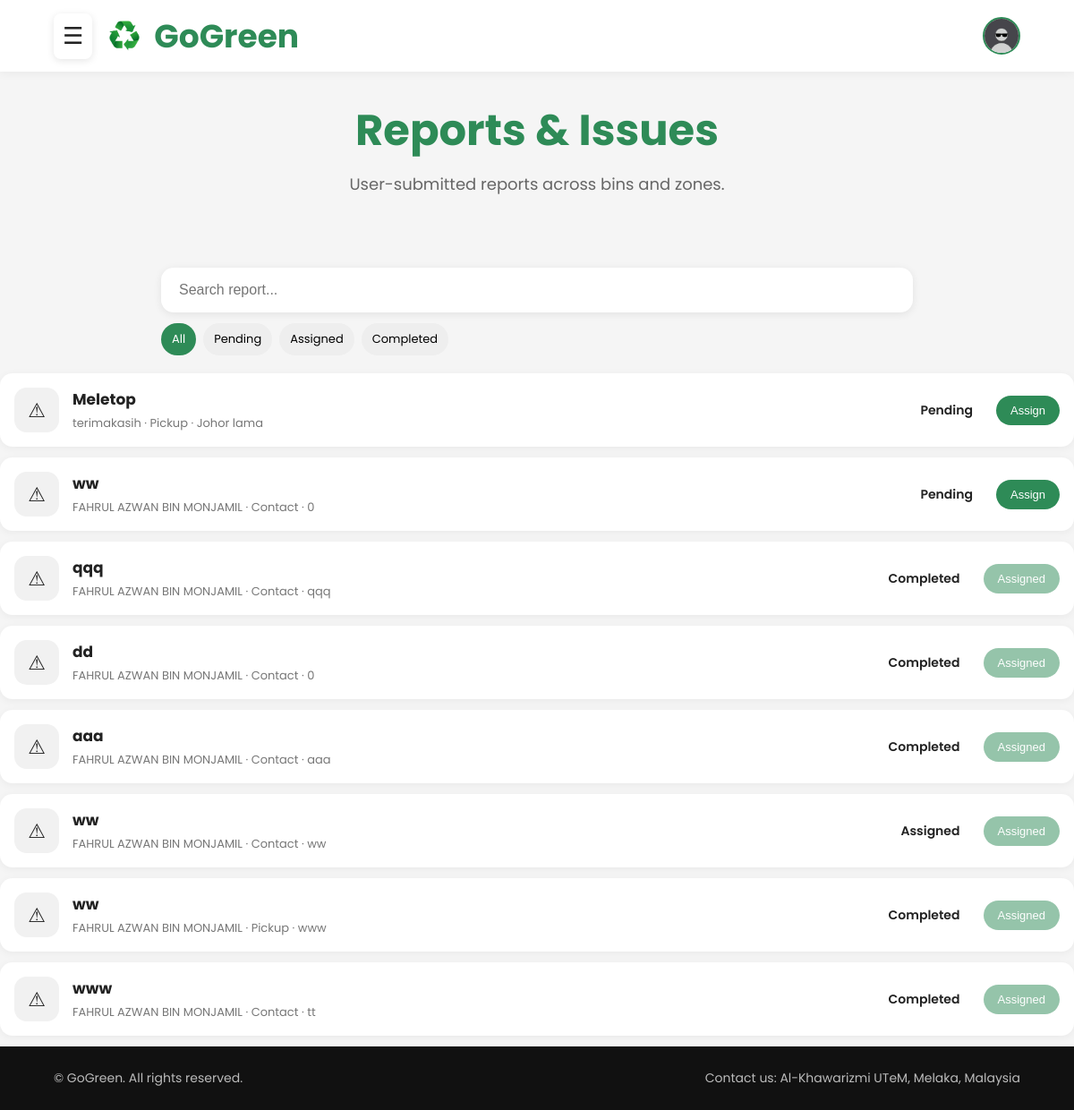
Before: /Admin/reports.php with the older database file.
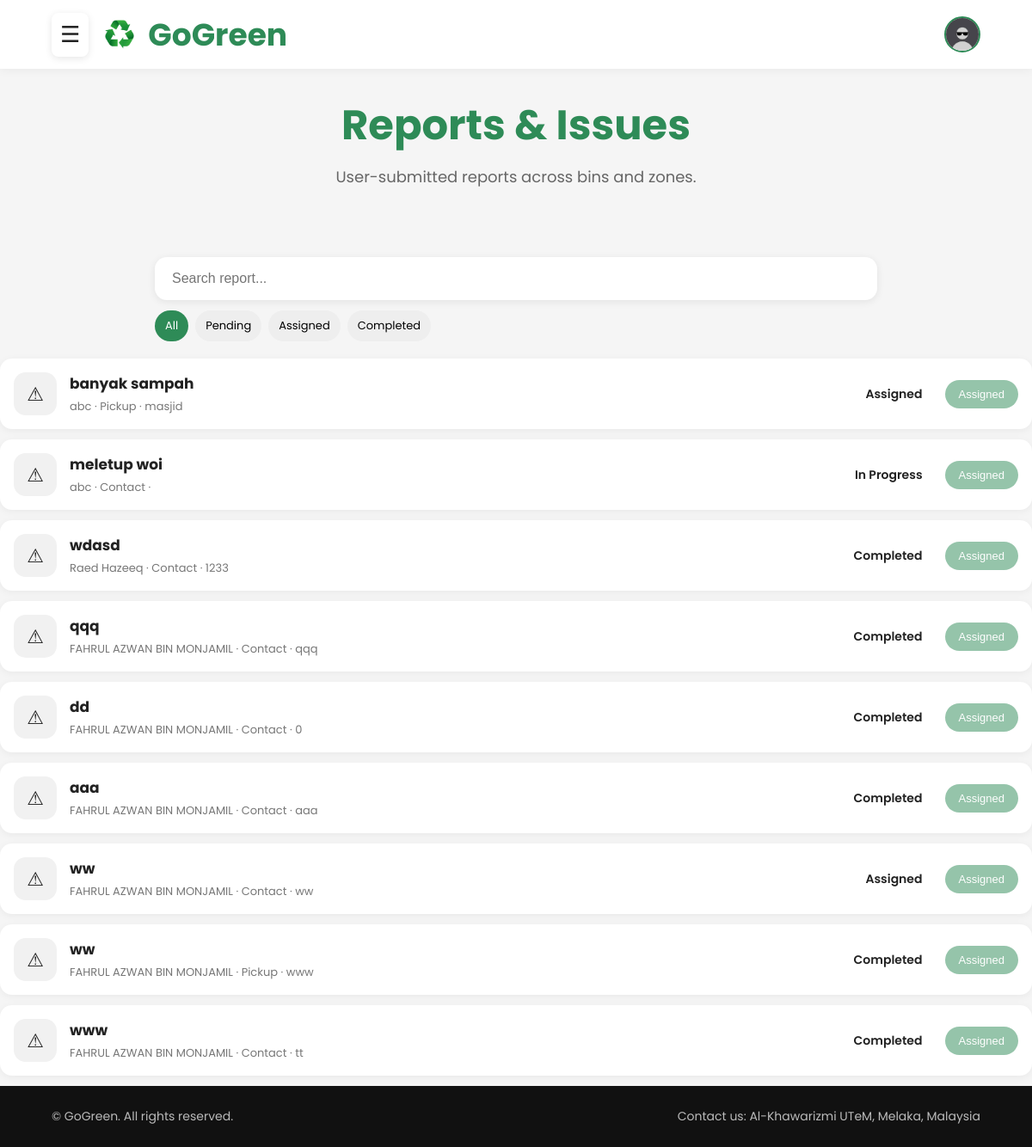
After: the same page with the newer database file.
### tables this page shows
CREATE TABLE `reports` (
  `id` int(11) NOT NULL,
  `user_id` int(11) DEFAULT NULL,
  `worker_id` int(11) DEFAULT NULL,
  `name` varchar(100) NOT NULL,
  `email` varchar(100) NOT NULL,
  `phone` varchar(20) DEFAULT NULL,
  `report_type` enum('Contact','Pickup') NOT NULL,
  `subject` varchar(255) NOT NULL,
  `message` text NOT NULL,
  `location` varchar(255) DEFAULT NULL,
  `status` enum('Pending','Assigned','In Progress','Completed','Rejected') DEFAULT 'Pending',
  `created_at` timestamp NOT NULL DEFAULT current_timestamp()
);

### Admin/reports.php (the view, shortened to what this page needs)
<?php
$host = "localhost:3306";
$user = "root";
$pass = "";
$dbname = "gogreen";
$conn = mysqli_connect($host, $user, $pass, $dbname);
$sql = "SELECT * FROM reports ORDER BY id DESC";
$result = mysqli_query($conn, $sql);
?>
<!DOCTYPE html>
<html lang="en">
<head>
    <link rel="stylesheet" href="assets/css/report.css">
</head>
<body>
    <header>
        <div class="header-left">
            <div class="menu-toggle" onclick="toggleMenu()">
                ☰
            </div>
            <div class="logo">
                <img src="image/recycle_imag.png" alt="GoGreen Logo">
                GoGreen
            </div>
        </div>
        <div class="header-right">
            <div class="user-avatar-container">
                <div class="user-avatar" onclick="toggleProfileMenu()">
                    <img
src="<?php echo !empty($_SESSION['profile_image'])
? '../uploads/profile/'.$_SESSION['profile_image']
: '../uploads/profile/default.jpg'; ?>"
alt="Profile">
                </div>
            </div>
        </div>
    </header>
    <section class="page-title">
        <h1>Reports & Issues</h1>
        <p>
            User-submitted reports across bins and zones.
        </p>
    </section>
    <div class="report-controls">
        <input
            id="searchInput"
            placeholder="Search report..."
            onkeyup="searchReport()"
        >
        <div class="filters">
            <button class="active" onclick="filter('All')">
                All
            </button>
            <button onclick="filter('Pending')">
                Pending
            </button>
            <button onclick="filter('Assigned')">
                Assigned
            </button>
            <button onclick="filter('Completed')">
                Completed
            </button>
        </div>
    </div>
    <?php while($row = mysqli_fetch_assoc($result)) { ?>
<div class="report" data-status="<?= $row['status']; ?>">
    <div class="report-left">
        <div class="warning-icon">
            ⚠
        </div>
        <div class="report-details">
            <h3>
                <?= $row['subject']; ?>
            </h3>
            <p>
                <?= $row['name']; ?>
                ·
                <?= $row['report_type']; ?>
                ·
                <?= $row['location']; ?>
            </p>
        </div>
    </div>
    <div class="report-right">
        <span class="status">
            <?= $row['status']; ?>
        </span>
<?php if($row['status'] == 'Pending'){ ?>
<button
class="assign-btn"
data-id="<?= $row['id']; ?>"
onclick="openPopup(this)">
Assign
</button>
<?php } else { ?>
<button
class="assign-btn"
disabled
style="opacity:.5;cursor:not-allowed;">
Assigned
</button>
<?php } ?>
    </div>
</div>
<?php } ?>
    <footer>
        <p class="left-footer">
            © GoGreen. All rights reserved.
        </p>
        <p class="right-footer">
            Contact us: Al-Khawarizmi UTeM, Melaka, Malaysia
        </p>
    </footer>
</body>
</html>

Changed rows visible on the page:
removed reports: subject "ww", name "FAHRUL AZWAN BIN MONJAMIL", report_type "Contact", location "0", status "Pending"
added reports: subject "banyak sampah", name "abc", report_type "Pickup", location "masjid", status "Assigned"
changed reports: subject "Meletop" → "meletup woi"; name "terimakasih" → "abc"; report_type "Pickup" → "Contact"; status "Pending" → "In Progress"; location "Johor lama" → (not shown); status "Assign" → "Assigned"
added reports: subject "wdasd", name "Raed Hazeeq", report_type "Contact", location "1233", status "Completed", shows "Assigned"
